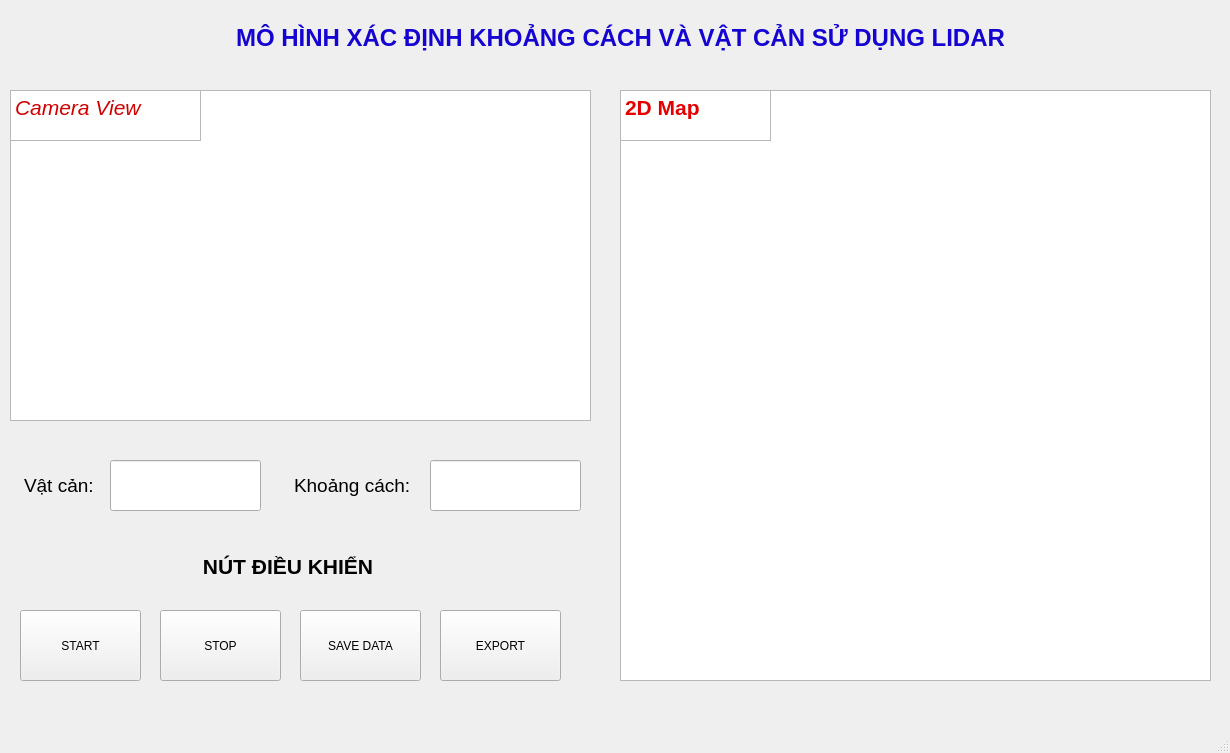
<?xml version="1.0" encoding="UTF-8"?>
<ui version="4.0">
 <class>Mohnhxacdinhkhoangcachvavatcan</class>
 <widget class="QMainWindow" name="Mohnhxacdinhkhoangcachvavatcan">
  <property name="geometry">
   <rect>
    <x>0</x>
    <y>0</y>
    <width>1230</width>
    <height>753</height>
   </rect>
  </property>
  <property name="windowTitle">
   <string>MainWindow</string>
  </property>
  <property name="autoFillBackground">
   <bool>true</bool>
  </property>
  <widget class="QWidget" name="centralwidget">
   <widget class="QGraphicsView" name="CameraView">
    <property name="geometry">
     <rect>
      <x>10</x>
      <y>90</y>
      <width>581</width>
      <height>331</height>
     </rect>
    </property>
   </widget>
   <widget class="QPushButton" name="pushButton">
    <property name="geometry">
     <rect>
      <x>20</x>
      <y>610</y>
      <width>121</width>
      <height>71</height>
     </rect>
    </property>
    <property name="toolTipDuration">
     <number>-1</number>
    </property>
    <property name="text">
     <string>START</string>
    </property>
   </widget>
   <widget class="QPushButton" name="pushButton_2">
    <property name="geometry">
     <rect>
      <x>160</x>
      <y>610</y>
      <width>121</width>
      <height>71</height>
     </rect>
    </property>
    <property name="toolTipDuration">
     <number>-1</number>
    </property>
    <property name="text">
     <string>STOP</string>
    </property>
   </widget>
   <widget class="QPushButton" name="save_btn">
    <property name="geometry">
     <rect>
      <x>300</x>
      <y>610</y>
      <width>121</width>
      <height>71</height>
     </rect>
    </property>
    <property name="toolTipDuration">
     <number>-1</number>
    </property>
    <property name="text">
     <string>SAVE DATA</string>
    </property>
   </widget>
   <widget class="QPushButton" name="export_btn">
    <property name="geometry">
     <rect>
      <x>440</x>
      <y>610</y>
      <width>121</width>
      <height>71</height>
     </rect>
    </property>
    <property name="toolTipDuration">
     <number>-1</number>
    </property>
    <property name="text">
     <string>EXPORT</string>
    </property>
   </widget>
   <widget class="QTextBrowser" name="textBrowser">
    <property name="geometry">
     <rect>
      <x>80</x>
      <y>20</y>
      <width>1081</width>
      <height>51</height>
     </rect>
    </property>
    <property name="tabletTracking">
     <bool>false</bool>
    </property>
    <property name="autoFillBackground">
     <bool>false</bool>
    </property>
    <property name="styleSheet">
     <string notr="true">background-color: transparent;
border: none;</string>
    </property>
    <property name="html">
     <string>&lt;!DOCTYPE HTML PUBLIC &quot;-//W3C//DTD HTML 4.0//EN&quot; &quot;http://www.w3.org/TR/REC-html40/strict.dtd&quot;&gt;
&lt;html&gt;&lt;head&gt;&lt;meta name=&quot;qrichtext&quot; content=&quot;1&quot; /&gt;&lt;style type=&quot;text/css&quot;&gt;
p, li { white-space: pre-wrap; }
&lt;/style&gt;&lt;/head&gt;&lt;body style=&quot; font-family:'MS Shell Dlg 2'; font-size:7.8pt; font-weight:400; font-style:normal;&quot;&gt;
&lt;p align=&quot;center&quot; style=&quot; margin-top:0px; margin-bottom:0px; margin-left:0px; margin-right:0px; -qt-block-indent:0; text-indent:0px;&quot;&gt;&lt;span style=&quot; font-size:18pt; font-weight:600; color:#1504d1;&quot;&gt;MÔ HÌNH XÁC ĐỊNH KHOẢNG CÁCH VÀ VẬT CẢN SỬ DỤNG LIDAR&lt;/span&gt;&lt;/p&gt;&lt;/body&gt;&lt;/html&gt;</string>
    </property>
   </widget>
   <widget class="QTextBrowser" name="textBrowser_2">
    <property name="geometry">
     <rect>
      <x>10</x>
      <y>90</y>
      <width>191</width>
      <height>51</height>
     </rect>
    </property>
    <property name="autoFillBackground">
     <bool>true</bool>
    </property>
    <property name="html">
     <string>&lt;!DOCTYPE HTML PUBLIC &quot;-//W3C//DTD HTML 4.0//EN&quot; &quot;http://www.w3.org/TR/REC-html40/strict.dtd&quot;&gt;
&lt;html&gt;&lt;head&gt;&lt;meta name=&quot;qrichtext&quot; content=&quot;1&quot; /&gt;&lt;style type=&quot;text/css&quot;&gt;
p, li { white-space: pre-wrap; }
&lt;/style&gt;&lt;/head&gt;&lt;body style=&quot; font-family:'MS Shell Dlg 2'; font-size:7.8pt; font-weight:400; font-style:normal;&quot;&gt;
&lt;p style=&quot; margin-top:0px; margin-bottom:0px; margin-left:0px; margin-right:0px; -qt-block-indent:0; text-indent:0px;&quot;&gt;&lt;span style=&quot; font-size:16pt; font-style:italic; color:#d00000;&quot;&gt;Camera View&lt;/span&gt;&lt;/p&gt;&lt;/body&gt;&lt;/html&gt;</string>
    </property>
   </widget>
   <widget class="QTextBrowser" name="textBrowser_3">
    <property name="geometry">
     <rect>
      <x>160</x>
      <y>550</y>
      <width>256</width>
      <height>51</height>
     </rect>
    </property>
    <property name="autoFillBackground">
     <bool>false</bool>
    </property>
    <property name="styleSheet">
     <string notr="true">background-color: transparent;
border: none;</string>
    </property>
    <property name="html">
     <string>&lt;!DOCTYPE HTML PUBLIC &quot;-//W3C//DTD HTML 4.0//EN&quot; &quot;http://www.w3.org/TR/REC-html40/strict.dtd&quot;&gt;
&lt;html&gt;&lt;head&gt;&lt;meta name=&quot;qrichtext&quot; content=&quot;1&quot; /&gt;&lt;style type=&quot;text/css&quot;&gt;
p, li { white-space: pre-wrap; }
&lt;/style&gt;&lt;/head&gt;&lt;body style=&quot; font-family:'MS Shell Dlg 2'; font-size:7.8pt; font-weight:400; font-style:normal;&quot;&gt;
&lt;p align=&quot;center&quot; style=&quot; margin-top:0px; margin-bottom:0px; margin-left:0px; margin-right:0px; -qt-block-indent:0; text-indent:0px;&quot;&gt;&lt;span style=&quot; font-size:16pt; font-weight:600;&quot;&gt;NÚT ĐIỀU KHIỂN&lt;/span&gt;&lt;/p&gt;&lt;/body&gt;&lt;/html&gt;</string>
    </property>
   </widget>
   <widget class="QTextBrowser" name="textBrowser_4">
    <property name="geometry">
     <rect>
      <x>620</x>
      <y>90</y>
      <width>151</width>
      <height>51</height>
     </rect>
    </property>
    <property name="autoFillBackground">
     <bool>true</bool>
    </property>
    <property name="html">
     <string>&lt;!DOCTYPE HTML PUBLIC &quot;-//W3C//DTD HTML 4.0//EN&quot; &quot;http://www.w3.org/TR/REC-html40/strict.dtd&quot;&gt;
&lt;html&gt;&lt;head&gt;&lt;meta name=&quot;qrichtext&quot; content=&quot;1&quot; /&gt;&lt;style type=&quot;text/css&quot;&gt;
p, li { white-space: pre-wrap; }
&lt;/style&gt;&lt;/head&gt;&lt;body style=&quot; font-family:'MS Shell Dlg 2'; font-size:7.8pt; font-weight:400; font-style:normal;&quot;&gt;
&lt;p style=&quot; margin-top:0px; margin-bottom:0px; margin-left:0px; margin-right:0px; -qt-block-indent:0; text-indent:0px;&quot;&gt;&lt;span style=&quot; font-family:'Nunito Sans'; font-size:16pt; font-weight:600; color:#e50000;&quot;&gt;2D Map&lt;/span&gt;&lt;/p&gt;&lt;/body&gt;&lt;/html&gt;</string>
    </property>
   </widget>
   <widget class="QGraphicsView" name="lidarview">
    <property name="geometry">
     <rect>
      <x>620</x>
      <y>90</y>
      <width>591</width>
      <height>591</height>
     </rect>
    </property>
   </widget>
   <widget class="QTextBrowser" name="textBrowser_5">
    <property name="geometry">
     <rect>
      <x>20</x>
      <y>470</y>
      <width>101</width>
      <height>41</height>
     </rect>
    </property>
    <property name="autoFillBackground">
     <bool>false</bool>
    </property>
    <property name="styleSheet">
     <string notr="true">background-color: transparent;
border: none;</string>
    </property>
    <property name="html">
     <string>&lt;!DOCTYPE HTML PUBLIC &quot;-//W3C//DTD HTML 4.0//EN&quot; &quot;http://www.w3.org/TR/REC-html40/strict.dtd&quot;&gt;
&lt;html&gt;&lt;head&gt;&lt;meta name=&quot;qrichtext&quot; content=&quot;1&quot; /&gt;&lt;style type=&quot;text/css&quot;&gt;
p, li { white-space: pre-wrap; }
&lt;/style&gt;&lt;/head&gt;&lt;body style=&quot; font-family:'MS Shell Dlg 2'; font-size:7.8pt; font-weight:400; font-style:normal;&quot;&gt;
&lt;p style=&quot; margin-top:0px; margin-bottom:0px; margin-left:0px; margin-right:0px; -qt-block-indent:0; text-indent:0px;&quot;&gt;&lt;span style=&quot; font-size:14pt; color:#000000;&quot;&gt;Vật cản:&lt;/span&gt;&lt;/p&gt;&lt;/body&gt;&lt;/html&gt;</string>
    </property>
   </widget>
   <widget class="QTextBrowser" name="textBrowser_6">
    <property name="geometry">
     <rect>
      <x>290</x>
      <y>470</y>
      <width>151</width>
      <height>41</height>
     </rect>
    </property>
    <property name="autoFillBackground">
     <bool>false</bool>
    </property>
    <property name="styleSheet">
     <string notr="true">background-color: transparent;
border: none;</string>
    </property>
    <property name="html">
     <string>&lt;!DOCTYPE HTML PUBLIC &quot;-//W3C//DTD HTML 4.0//EN&quot; &quot;http://www.w3.org/TR/REC-html40/strict.dtd&quot;&gt;
&lt;html&gt;&lt;head&gt;&lt;meta name=&quot;qrichtext&quot; content=&quot;1&quot; /&gt;&lt;style type=&quot;text/css&quot;&gt;
p, li { white-space: pre-wrap; }
&lt;/style&gt;&lt;/head&gt;&lt;body style=&quot; font-family:'MS Shell Dlg 2'; font-size:7.8pt; font-weight:400; font-style:normal;&quot;&gt;
&lt;p style=&quot; margin-top:0px; margin-bottom:0px; margin-left:0px; margin-right:0px; -qt-block-indent:0; text-indent:0px;&quot;&gt;&lt;span style=&quot; font-size:14pt; color:#000000;&quot;&gt;Khoảng cách:&lt;/span&gt;&lt;/p&gt;&lt;/body&gt;&lt;/html&gt;</string>
    </property>
   </widget>
   <widget class="QLineEdit" name="vatcan">
    <property name="geometry">
     <rect>
      <x>110</x>
      <y>460</y>
      <width>151</width>
      <height>51</height>
     </rect>
    </property>
   </widget>
   <widget class="QLineEdit" name="khoangcach">
    <property name="geometry">
     <rect>
      <x>430</x>
      <y>460</y>
      <width>151</width>
      <height>51</height>
     </rect>
    </property>
   </widget>
   <zorder>lidarview</zorder>
   <zorder>CameraView</zorder>
   <zorder>pushButton</zorder>
   <zorder>pushButton_2</zorder>
   <zorder>save_btn</zorder>
   <zorder>export_btn</zorder>
   <zorder>textBrowser</zorder>
   <zorder>textBrowser_2</zorder>
   <zorder>textBrowser_3</zorder>
   <zorder>textBrowser_4</zorder>
   <zorder>textBrowser_5</zorder>
   <zorder>textBrowser_6</zorder>
   <zorder>vatcan</zorder>
   <zorder>khoangcach</zorder>
  </widget>
  <widget class="QStatusBar" name="statusbar"/>
 </widget>
 <resources/>
 <connections/>
</ui>
